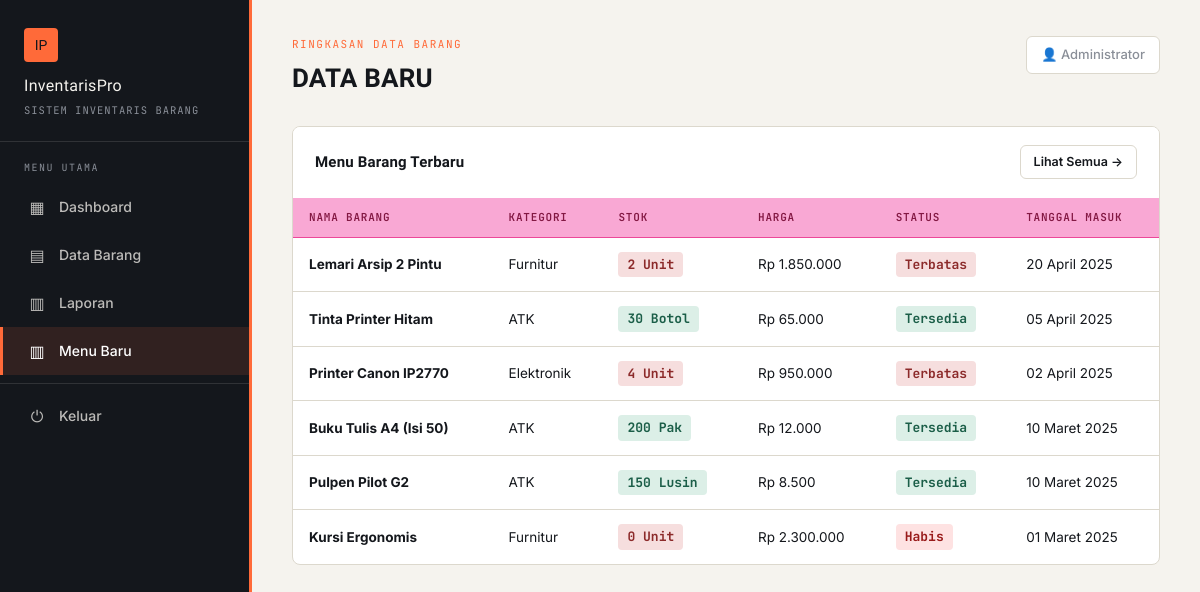
The app's page /index.php?module=databaru (signed in) with its own data.
### tables this page shows
CREATE TABLE `databaru` (
  `id_barang` int(11) NOT NULL,
  `nama_barang` varchar(100) NOT NULL,
  `kategori` varchar(50) DEFAULT NULL,
  `stok` int(11) DEFAULT 0,
  `harga` decimal(12,2) NOT NULL,
  `satuan` varchar(20) DEFAULT NULL,
  `status` enum('Tersedia','Habis','Terbatas') DEFAULT 'Tersedia',
  `tanggal_masuk` date DEFAULT NULL
);

### config/koneksi.php (called while the page is built, shortened)
<?php
$db2 = "db_menubaru";
$protocol  = (!empty($_SERVER['HTTPS']) && $_SERVER['HTTPS'] !== 'off') ? 'https' : 'http';
$host_name = $_SERVER['HTTP_HOST'];
$script_dir = str_replace('\\', '/', dirname($_SERVER['SCRIPT_NAME']));
$parts = explode('/', trim($script_dir, '/'));
$base_parts = [];
foreach ($parts as $part) {
    $base_parts[] = $part;
}
$BASE_URL = $protocol . '://' . $host_name . '/' . implode('/', $base_parts) . '/';

### helper/fungsi.php (called while the page is built, shortened)
<?php
function format_tanggal($tanggal)
{
    $bulan = [
        1 => "Januari", 2 => "Februari", 3 => "Maret", 4 => "April",
        5 => "Mei", 6 => "Juni", 7 => "Juli", 8 => "Agustus",
        9 => "September", 10 => "Oktober", 11 => "November", 12 => "Desember"
    ];
    $pecah = explode("-", $tanggal);
    return $pecah[2] . " " . $bulan[(int)$pecah[1]] . " " . $pecah[0];
}
?>

### modules/databaru/view.php (the view, shortened to what this page needs)
<?php
$barang_terbaru = mysqli_query($koneksi, "SELECT * FROM $db2.databaru ORDER BY tanggal_masuk DESC LIMIT 6");
?>
<!DOCTYPE html>
<html lang="id">
<head>
    <link rel="stylesheet" href="<?= $BASE_URL ?>assets/css/style.css?v=3">
</head>
<body>
<div class="wrapper">
    <?php include __DIR__ . '/../../partials/sidebar.php'; ?>
    <div class="main-content">
        <div class="topbar">
            <div>
                <span class="eyebrow">Ringkasan Data Barang</span>
                <h1> DATA BARU</h1>
            </div>
            <div class="user-info">👤 <?= htmlspecialchars($_SESSION['nama_user']) ?></div>
        </div>
        <div class="panel">
            <div class="panel-header">
                <h2>Menu Barang Terbaru</h2>
                <a href="index.php?module=databaru" class="btn btn-secondary btn-sm">Lihat Semua →</a>
            </div>
            <div class="table-wrap">
                <table>
                    <thead>
                        <tr>
                            <th>Nama Barang</th>
                            <th>Kategori</th>
                            <th>Stok</th>
                            <th>Harga</th>
                            <th>Status</th>
                            <th>Tanggal Masuk</th>
                        </tr>
                    </thead>
                    <tbody>
                        <?php if (mysqli_num_rows($barang_terbaru) > 0): ?>
                            <?php while ($row = mysqli_fetch_assoc($barang_terbaru)): ?>
                                <tr>
                                    <td><strong><?= htmlspecialchars($row['nama_barang']) ?></strong></td>
                                    <td><?= htmlspecialchars($row['kategori']) ?></td>
                                    <td>
                                        <span class="qty-badge <?= $row['stok'] < 5 ? 'low' : 'ok' ?>">
                                            <?= $row['stok'] ?> <?= htmlspecialchars($row['satuan']) ?>
                                        </span>
                                    </td>
                                    <td>Rp <?= number_format($row['harga'], 0, ',', '.') ?></td>
                                    <td>
                                        <?php
                                            $status_class = match($row['status']) {
                                                'Tersedia' => 'ok',
                                                'Terbatas' => 'low',
                                                'Habis'    => 'empty',
                                                default    => ''
                                            };
                                        ?>
                                        <span class="qty-badge <?= $status_class ?>">
                                            <?= $row['status'] ?>
                                        </span>
                                    </td>
                                    <td><?= format_tanggal($row['tanggal_masuk']) ?></td>
                                </tr>
                            <?php endwhile; ?>
                        <?php else: ?>
                            <tr><td colspan="6"><div class="empty-state"><div class="ico">📦</div><p>Belum ada data barang</p></div></td></tr>
                        <?php endif; ?>
                    </tbody>
                </table>
            </div>
        </div>
    </div>
</div>
</body>
</html>

### index.php (shortened to what this page needs)
<?php
require_once 'config/koneksi.php';
require_once 'helper/fungsi.php';
$page = isset($_GET['module']) ? $_GET['module'] : 'landing';
switch ($page) {
    case 'databaru':
        include 'modules/databaru/view.php';
        break;
}

### partials/sidebar.php
<?php
$current_module = isset($_GET['module']) ? $_GET['module'] : 'dashboard';
$current_aksi   = $_GET['aksi'] ?? '';
$base = isset($base) ? $base : '';
?>
<div class="sidebar">
    <div class="brand">
        <span class="mark">IP</span>
        <span class="title">InventarisPro</span>
        <span class="subtitle">Sistem Inventaris Barang</span>
    </div>
    <nav>
        <span class="nav-label">Menu Utama</span>
        <a href="<?= $base ?>index.php?module=dashboard" class="<?= $current_module == 'dashboard' ? 'active' : '' ?>">
            <span class="ico">▦</span> Dashboard
        </a>
        <a href="<?= $base ?>index.php?module=barang" class="<?= ($current_module == 'barang' && $current_aksi != 'laporan') ? 'active' : '' ?>">
            <span class="ico">▤</span> Data Barang
        </a>
        <a href="<?= $base ?>index.php?module=barang&aksi=laporan" class="<?= ($current_module == 'barang' && $current_aksi == 'laporan') ? 'active' : '' ?>">
            <span class="ico">▥</span> Laporan
        </a>
        <a href="<?= $base ?>index.php?module=databaru" class="<?= $current_module == 'databaru' ? 'active' : '' ?>">
            <span class="ico">▥</span> Menu Baru
        </a>
        <div class="logout">
            <a href="<?= $base ?>modules/auth/proses.php?aksi=logout">
                <span class="ico">⏻</span> Keluar
            </a>
        </div>
    </nav>
</div>

### records on screen
databaru: nama_barang "Lemari Arsip 2 Pintu", kategori "Furnitur", stok "2", satuan "Unit", harga "1.850.000", status "Terbatas", tanggal_masuk "20 April 2025"
databaru: nama_barang "Tinta Printer Hitam", kategori "ATK", stok "30", satuan "Botol", harga "65.000", status "Tersedia", tanggal_masuk "05 April 2025"
databaru: nama_barang "Printer Canon IP2770", kategori "Elektronik", stok "4", satuan "Unit", harga "950.000", status "Terbatas", tanggal_masuk "02 April 2025"
databaru: nama_barang "Buku Tulis A4 (Isi 50)", kategori "ATK", stok "200", satuan "Pak", harga "12.000", status "Tersedia", tanggal_masuk "10 Maret 2025"
databaru: nama_barang "Pulpen Pilot G2", kategori "ATK", stok "150", satuan "Lusin", harga "8.500", status "Tersedia", tanggal_masuk "10 Maret 2025"
databaru: nama_barang "Kursi Ergonomis", kategori "Furnitur", stok "0", satuan "Unit", harga "2.300.000", status "Habis", tanggal_masuk "01 Maret 2025"

### other values on screen
$_SESSION['nama_user'] "Administrator"
